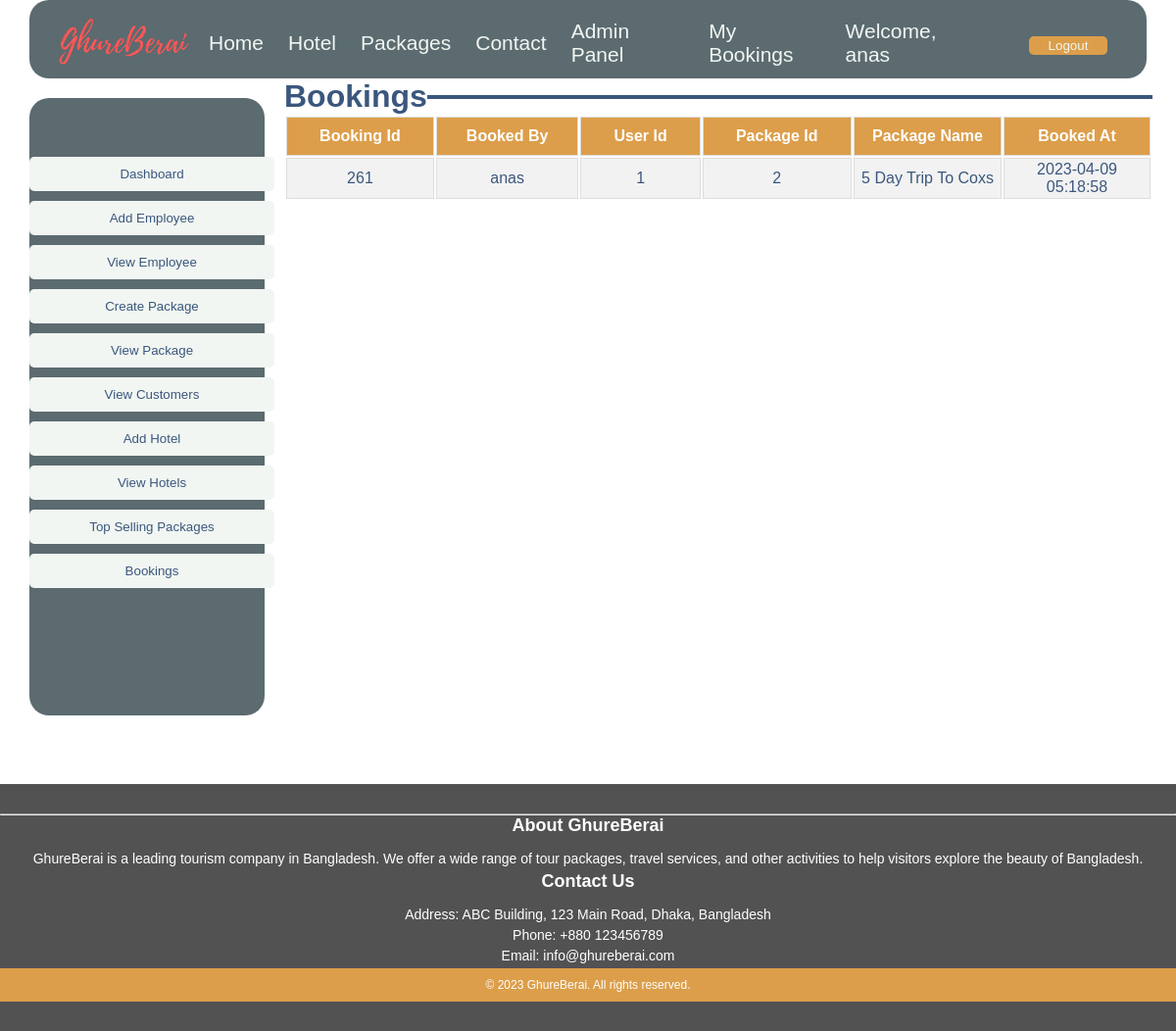
The app's page /View/Admin/ViewBookings.php (signed in) with its own data.
### tables this page shows
CREATE TABLE `bookings` (
  `Booking_Id` int(11) NOT NULL,
  `Package_Id` int(11) NOT NULL,
  `User_Id` int(11) NOT NULL,
  `Start_Date` date NOT NULL,
  `End_Date` date NOT NULL,
  `Price` decimal(10,2) NOT NULL,
  `Booked_At` timestamp NOT NULL DEFAULT current_timestamp()
);

CREATE TABLE `users` (
  `User_Id` int(11) NOT NULL,
  `Username` varchar(50) NOT NULL,
  `Password` varchar(50) NOT NULL,
  `Role` varchar(50) DEFAULT NULL,
  `Firstname` varchar(50) NOT NULL,
  `Lastname` varchar(50) NOT NULL,
  `Gender` varchar(20) DEFAULT NULL,
  `Dob` varchar(50) DEFAULT NULL,
  `Email` varchar(100) DEFAULT NULL,
  `Phone` int(100) DEFAULT NULL,
  `Address` varchar(100) DEFAULT NULL,
  `Picture` text DEFAULT NULL
);

CREATE TABLE `packages` (
  `Package_Id` int(11) NOT NULL,
  `Name` varchar(100) NOT NULL,
  `Hotel_Name` varchar(100) NOT NULL,
  `Description` text DEFAULT NULL,
  `Price` decimal(10,2) NOT NULL,
  `Days` int(11) NOT NULL,
  `P_left` int(11) NOT NULL,
  `P_sold` int(11) DEFAULT NULL,
  `Start_Date` date DEFAULT NULL,
  `End_Date` date DEFAULT NULL,
  `Image_url` varchar(255) DEFAULT NULL,
  `Created_at` timestamp NOT NULL DEFAULT current_timestamp(),
  `Updated_at` timestamp NOT NULL DEFAULT current_timestamp() ON UPDATE current_timestamp()
);

### Model/Admin/AdminDashboardModel.php (called while the page is built, shortened)
<?php
function getBooking()
{
    include('../../Model/Connection.php');
    $sql = "SELECT bookings.*, packages.Name, users.Username
            FROM bookings
            LEFT JOIN packages ON bookings.package_id = packages.package_id
            LEFT JOIN users ON bookings.User_Id = users.User_Id;";
    $result = mysqli_query($con, $sql);
    return $result;
}
?>

### Controller/Admin/AdminDashboardController.php (called while the page is built, shortened)
<?php
function viewBooking()
{
    include_once('../../Model/Admin/AdminDashboardModel.php');
    $result = getBooking();
    return $result;
}
    ?>

### View/Admin/ViewBookings.php (the view, shortened to what this page needs)
<!DOCTYPE html>
<html lang="en">
<head>
    <link rel="stylesheet" href="../Assets/index.css">
</head>
<body>
    <div class="page">
        <div class="AdminPage">
            <?php
            include("Header.php");
            include("../Admin/AdminPanelMenu.php");
            ?>
            <div class="AdminDash">
                <fieldset
                    style=" border: 4px solid #3B577D; border-bottom: none; border-left: none; border-right: none;">
                    <legend style="text-align: left">
                        <h1 align="center">Bookings</h1>
                    </legend>
                </fieldset>
                <table class="customers">
                    <tr>
                        <th>Booking Id</th>
                        <th>Booked By</th>
                        <th>User Id</th>
                        <th>Package Id</th>
                        <th>Package Name</th>
                        <th>Booked At</th>
                    </tr>
                    <?php
                    require('../../Controller/Admin/AdminDashboardController.php');
                    $result = viewBooking();
                    if ($result->num_rows > 0) {
                        while ($row = $result->fetch_assoc()) {
                            echo '<tr>
                            <td>' . $row["Booking_Id"] . '</td>
                            <td>' . $row["Username"] . '</td>
                            <td>' . $row["User_Id"] . '</td>
                            <td>' . $row["Package_Id"] . '</td>
                            <td>' . $row["Name"] . '</td>
                            <td>' . $row["Booked_At"] . '</td>
                            </tr>';
                        }
                    }
                    ?>
                </table>
            </div>
        </div>
        <?php
        include("../Footer.php");
        ?>
    </div>
</body>
</html>

### View/Assets/index.css (style rules this page uses)
* { font-family: sans-serif; margin: 0; padding: 0; }
.AdminPage { background-color: #fff; height: 800px; display: flex; }
.AdminDash { color: #3b577d; height: 715px; width: 73.8%; background-color: #fff; margin-top: 80px; margin-left: 20px; box-sizing: border-box; }
.customers td, .customers th { text-align: center; width: 1%; border: 1px solid #ddd; padding: 2px; }
.customers tr:nth-child(even) { background-color: #f2f2f2; }
.customers th { text-align: center; padding-top: 10px; padding-bottom: 10px; background-color: #dc9e4a; color: white; }

### records on screen
bookings: Booking_Id "261", User_Id.Username "anas", User_Id "1", Package_Id "2", Package_Id.Name "5 Day Trip To Coxs", Booked_At "2023-04-09 05:18:58"

### other values on screen
$_SESSION["username"] "anas"
